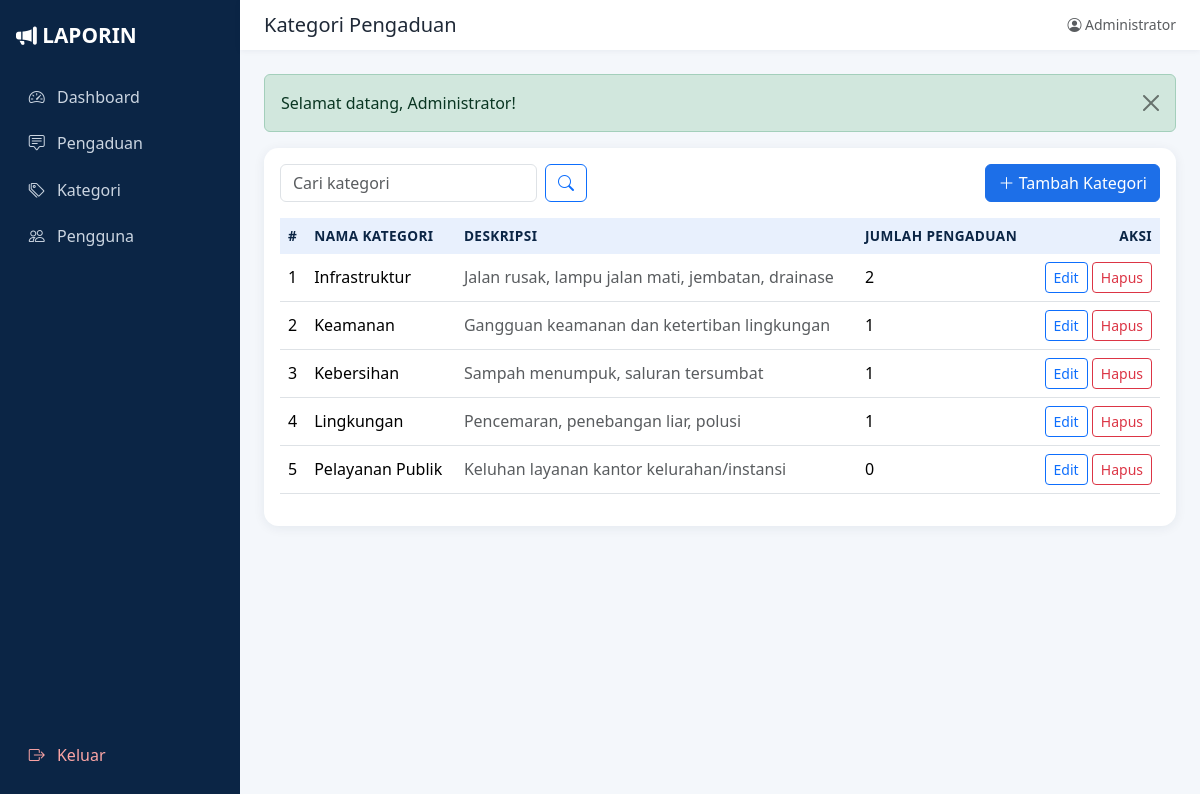
/admin/kategori/index.php (signed in), run on the app's committed database.
### tables this page shows
CREATE TABLE kategori (
    id_kategori   INT AUTO_INCREMENT PRIMARY KEY,
    nama_kategori VARCHAR(100) NOT NULL UNIQUE,
    deskripsi     VARCHAR(255) NULL
);

### admin/kategori/index.php (the view, shortened to what this page needs)
<?php
require_once __DIR__ . '/../../includes/auth.php';
$cari = trim($_GET['cari'] ?? '');
$like = '%' . $cari . '%';
$stmt = mysqli_prepare($koneksi, "SELECT k.id_kategori, k.nama_kategori, k.deskripsi, COUNT(p.id_pengaduan) AS jumlah
    FROM kategori k LEFT JOIN pengaduan p ON p.id_kategori = k.id_kategori
    WHERE k.nama_kategori LIKE ? GROUP BY k.id_kategori ORDER BY k.nama_kategori");
mysqli_stmt_bind_param($stmt, "s", $like);
mysqli_stmt_execute($stmt);
$hasil = mysqli_stmt_get_result($stmt);
include __DIR__ . '/../../includes/header.php';
?>
<div class="card p-3">
    <div class="d-flex flex-wrap gap-2 justify-content-between mb-3">
        <form class="d-flex gap-2" method="get">
            <input type="text" name="cari" class="form-control" placeholder="Cari kategori" value="<?= e($cari) ?>">
            <button class="btn btn-outline-primary"><i class="bi bi-search"></i></button>
        </form>
        <a href="tambah.php" class="btn btn-primary"><i class="bi bi-plus-lg"></i> Tambah Kategori</a>
    </div>
    <div class="table-responsive">
        <table class="table">
            <thead><tr><th>#</th><th>Nama Kategori</th><th>Deskripsi</th><th>Jumlah Pengaduan</th><th class="text-end">Aksi</th></tr></thead>
            <tbody>
            <?php $no = 1; while ($r = mysqli_fetch_assoc($hasil)): ?>
                <tr>
                    <td><?= $no++ ?></td>
                    <td><?= e($r['nama_kategori']) ?></td>
                    <td class="text-muted"><?= e($r['deskripsi']) ?></td>
                    <td><?= (int)$r['jumlah'] ?></td>
                    <td class="text-end">
                        <a href="edit.php?id=<?= $r['id_kategori'] ?>" class="btn btn-sm btn-outline-primary">Edit</a>
                        <form action="hapus.php" method="post" class="d-inline form-hapus">
                            <button class="btn btn-sm btn-outline-danger">Hapus</button>
                        </form>
                    </td>
                </tr>
            <?php endwhile; ?>
            </tbody>
        </table>
    </div>
</div>
<?php include __DIR__ . '/../../includes/footer.php'; ?>

### assets/css/style.css (style rules this page uses)
:root { --navy: #0b2545; --navy-2: #13315c; --blue: #1d6fe8; --blue-soft: #e8f0fd; --bg: #f4f7fb; }
body { background: var(--bg); color: #1f2937; font-family: 'Segoe UI', system-ui, -apple-system, sans-serif; }
.btn-primary { background: var(--blue); border-color: var(--blue); }
.card { border: 0; border-radius: .9rem; box-shadow: 0 2px 12px rgba(11,37,69,.07); }
.table thead th { background: var(--blue-soft); color: var(--navy); border: 0; font-size: .85rem; text-transform: uppercase; letter-spacing: .03em; }
.table td { vertical-align: middle; }

### data on the page
kategori: nama_kategori "Infrastruktur", deskripsi "Jalan rusak, lampu jalan mati, jembatan, drainase", jumlah "2"
kategori: nama_kategori "Keamanan", deskripsi "Gangguan keamanan dan ketertiban lingkungan", jumlah "1"
kategori: nama_kategori "Kebersihan", deskripsi "Sampah menumpuk, saluran tersumbat", jumlah "1"
kategori: nama_kategori "Lingkungan", deskripsi "Pencemaran, penebangan liar, polusi", jumlah "1"
kategori: nama_kategori "Pelayanan Publik", deskripsi "Keluhan layanan kantor kelurahan/instansi", jumlah "0"

### other printed values
$judul "Kategori Pengaduan"
$_SESSION['nama'] "Administrator"
$f['pesan'] "Selamat datang, Administrator!"
